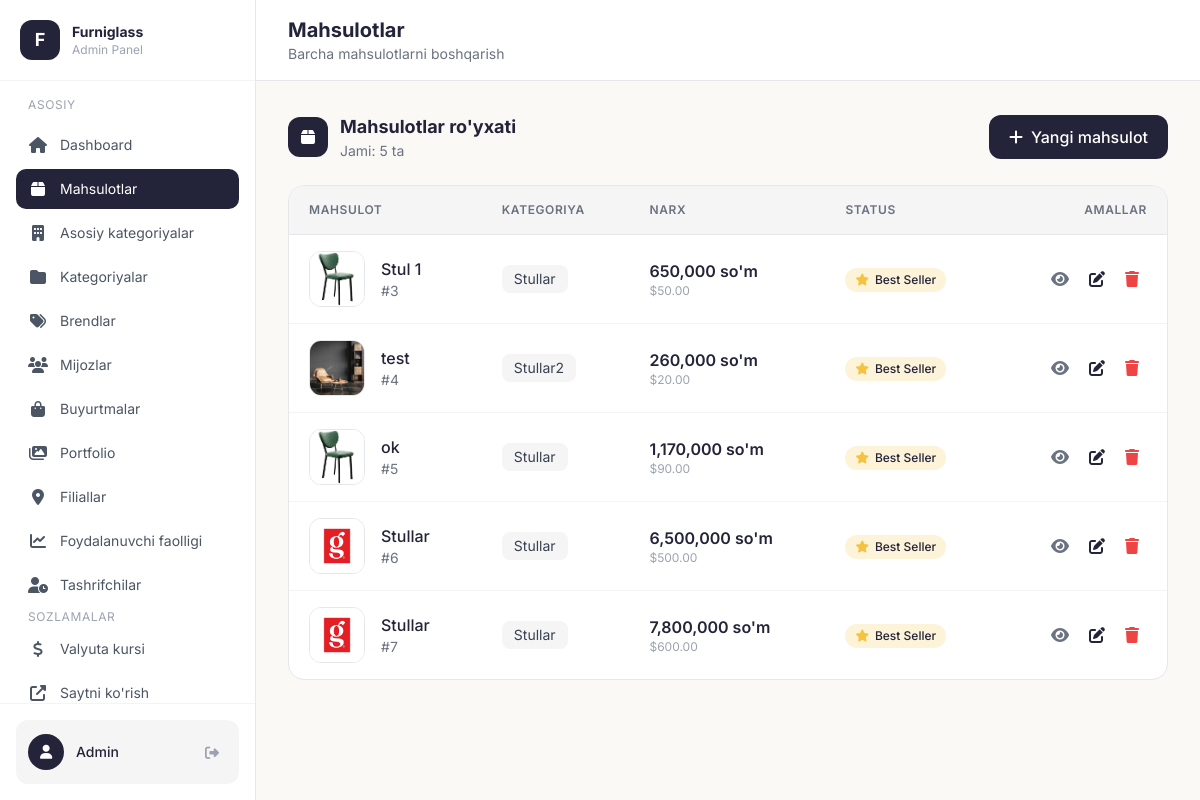
Screenshot of /admin/products (signed in) with the database file from the repository.
### models.py (models this page shows, shortened)
class Product(db.Model):
    id = db.Column(db.Integer, primary_key=True)
    name = db.Column(db.String(200), nullable=False)
    name_uz = db.Column(db.String(200), nullable=False)
    name_ru = db.Column(db.String(200))  # Avtomatik tarjima
    name_en = db.Column(db.String(200))  # Avtomatik tarjima
    description = db.Column(db.Text)
    description_uz = db.Column(db.Text)
    description_ru = db.Column(db.Text)  # Avtomatik tarjima
    description_en = db.Column(db.Text)  # Avtomatik tarjima
    price = db.Column(db.Float, nullable=False)
    discount = db.Column(db.Integer, default=0)  # Chegirma foizi (0-100)
    size = db.Column(db.String(100))
    material = db.Column(db.String(100))
    material_uz = db.Column(db.String(100))
    material_ru = db.Column(db.String(100))  # Avtomatik tarjima
    material_en = db.Column(db.String(100))  # Avtomatik tarjima
    category_id = db.Column(db.Integer, db.ForeignKey('category.id'), nullable=False)
    is_bestseller = db.Column(db.Boolean, default=False)
    warranty = db.Column(db.String(50))
    warranty_uz = db.Column(db.String(50))
    images = db.Column(db.Text)  # JSON string of image paths
    colors = db.Column(db.Text)  # JSON string of color options: [{"name": "Qora", "hex": "#1a1a2e"}, ...]
    created_at = db.Column(db.DateTime, default=datetime.utcnow)

class Category(db.Model):
    id = db.Column(db.Integer, primary_key=True)
    name = db.Column(db.String(100), nullable=False)
    name_uz = db.Column(db.String(100), nullable=False)
    name_ru = db.Column(db.String(100))  # Avtomatik tarjima
    name_en = db.Column(db.String(100))  # Avtomatik tarjima
    slug = db.Column(db.String(100), unique=True, nullable=False)
    image = db.Column(db.String(200))
    main_category_id = db.Column(db.Integer, db.ForeignKey('main_category.id'), nullable=True)
    products = db.relationship('Product', backref='category', lazy=True)

class ExchangeRate(db.Model):
    id = db.Column(db.Integer, primary_key=True)
    value = db.Column(db.Float, nullable=False, default=12000.0)  # 1 USD = 12 000 so'm (default)
    updated_at = db.Column(db.DateTime, default=datetime.utcnow, onupdate=datetime.utcnow)

### app.py (the view)
@app.route('/admin/products')
@login_required
def admin_products():
    products = Product.query.all()
    rate = get_exchange_rate()
    return render_template('admin/products.html', products=products, usd_rate=rate)

### templates/admin/products.html (shortened to what this page needs)
{% extends "admin/base.html" %}
{% block page_title %}Mahsulotlar{% endblock %}
{% block page_subtitle %}Barcha mahsulotlarni boshqarish{% endblock %}
{% block content %}
<div class="flex flex-col sm:flex-row sm:items-center sm:justify-between gap-4 mb-6">
    <div class="flex items-center gap-3">
        <div class="w-10 h-10 bg-[#232339] rounded-xl flex items-center justify-center">
            <i class="fas fa-box text-white"></i>
        </div>
        <div>
            <h2 class="text-lg font-bold text-[#232339]">Mahsulotlar ro'yxati</h2>
            <p class="text-sm text-gray-500">Jami: {{ products|length }} ta</p>
        </div>
    </div>
    <a href="/admin/product/add" class="inline-flex items-center justify-center gap-2 bg-[#232339] hover:bg-black text-white px-5 py-2.5 rounded-xl font-medium transition">
        <i class="fas fa-plus"></i>
        <span>Yangi mahsulot</span>
    </a>
</div>
{% if products %}
<div class="bg-white rounded-2xl border border-gray-200 overflow-hidden">
    <div class="overflow-x-auto">
        <table class="w-full">
            <thead class="bg-[#F5F5F5] border-b border-gray-200">
                <tr>
                    <th class="text-left py-4 px-5 text-xs font-semibold text-gray-500 uppercase tracking-wider">Mahsulot</th>
                    <th class="text-left py-4 px-5 text-xs font-semibold text-gray-500 uppercase tracking-wider hidden md:table-cell">Kategoriya</th>
                    <th class="text-left py-4 px-5 text-xs font-semibold text-gray-500 uppercase tracking-wider">Narx</th>
                    <th class="text-left py-4 px-5 text-xs font-semibold text-gray-500 uppercase tracking-wider hidden sm:table-cell">Status</th>
                    <th class="text-right py-4 px-5 text-xs font-semibold text-gray-500 uppercase tracking-wider">Amallar</th>
                </tr>
            </thead>
            <tbody class="divide-y divide-gray-100">
                {% for product in products %}
                <tr class="hover:bg-gray-50 transition">
                    <td class="py-4 px-5">
                        <div class="flex items-center gap-4">
                            {% if product.images %}
                                {% set images = product.images|from_json %}
                                {% if images %}
                                    <img src="/uploads/{{ images[0] }}" alt="{{ product.name_uz }}" class="w-14 h-14 object-cover rounded-xl border border-gray-200">
                                {% else %}
                                    <div class="w-14 h-14 bg-[#F5F5F5] rounded-xl flex items-center justify-center">
                                        <i class="fas fa-image text-gray-400"></i>
                                    </div>
                                {% endif %}
                            {% else %}
                                <div class="w-14 h-14 bg-[#F5F5F5] rounded-xl flex items-center justify-center">
                                    <i class="fas fa-image text-gray-400"></i>
                                </div>
                            {% endif %}
                            <div>
                                <p class="font-medium text-[#232339]">{{ product.name_uz }}</p>
                                <p class="text-sm text-gray-500">#{{ product.id }}</p>
                            </div>
                        </div>
                    </td>
                    <td class="py-4 px-5 hidden md:table-cell">
                        {% if product.category %}
                            <span class="inline-flex items-center px-3 py-1 rounded-lg bg-[#F5F5F5] text-sm text-gray-700">
                                {{ product.category.name_uz }}
                            </span>
                        {% else %}
                            <span class="text-gray-400">-</span>
                        {% endif %}
                    </td>
                    <td class="py-4 px-5">
                        <div class="flex flex-col">
                            <span class="font-semibold text-[#232339]">
                                {{ "{:,.0f}".format(product.price * usd_rate) }} so'm
                            </span>
                            <span class="text-xs text-gray-400">
                                ${{ "%.2f" % product.price }}
                            </span>
                        </div>
                    </td>
                    <td class="py-4 px-5 hidden sm:table-cell">
                        {% if product.is_bestseller %}
                            <span class="inline-flex items-center gap-1.5 px-2.5 py-1 rounded-full bg-[#F5C242]/20 text-[#232339] text-xs font-medium">
                                <i class="fas fa-star text-[#F5C242]"></i> Best Seller
                            </span>
                        {% else %}
                            <span class="inline-flex items-center gap-1.5 px-2.5 py-1 rounded-full bg-gray-100 text-gray-500 text-xs font-medium">
                                Oddiy
                            </span>
                        {% endif %}
                    </td>
                    <td class="py-4 px-5">
                        <div class="flex items-center justify-end gap-1">
                            <a href="/product/{{ product.id }}" target="_blank" class="p-2 hover:bg-[#F5F5F5] text-gray-500 rounded-lg transition" title="Ko'rish">
                                <i class="fas fa-eye"></i>
                            </a>
                            <a href="/admin/product/{{ product.id }}/edit" class="p-2 hover:bg-[#F5F5F5] text-[#232339] rounded-lg transition" title="Tahrirlash">
                                <i class="fas fa-edit"></i>
                            </a>
                            <form action="/admin/product/{{ product.id }}/delete" method="POST" class="inline" onsubmit="return confirm('Rostdan ham o\'chirmoqchimisiz?');">
                                <button type="submit" class="p-2 hover:bg-red-50 text-red-500 rounded-lg transition" title="O'chirish">
                                    <i class="fas fa-trash"></i>
                                </button>
                            </form>
                        </div>
                    </td>
                </tr>
                {% endfor %}
            </tbody>
        </table>
    </div>
</div>
{% endif %}
{% endblock %}

### templates/admin/base.html (shortened to what this page needs)
<!DOCTYPE html>
<html lang="uz">
<head>
    <script src="https://cdn.tailwindcss.com"></script>
    <link rel="stylesheet" href="https://cdnjs.cloudflare.com/ajax/libs/font-awesome/6.4.0/css/all.min.css">
</head>
<body class="bg-[#FAF9F6] min-h-screen">
    <div class="flex h-screen overflow-hidden">
        <aside class="hidden lg:flex lg:flex-col w-64 bg-white border-r border-gray-200 fixed h-full z-30">
            <div class="p-5 border-b border-gray-100">
                <div class="flex items-center gap-3">
                    <div class="w-10 h-10 bg-[#232339] rounded-xl flex items-center justify-center">
                        <span class="text-white font-bold text-lg">F</span>
                    </div>
                    <div>
                        <h2 class="text-sm font-bold text-[#232339]">Furniglass</h2>
                        <p class="text-xs text-gray-400">Admin Panel</p>
                    </div>
                </div>
            </div>
            <nav class="flex-1 p-4 space-y-1 overflow-y-auto scrollbar-thin">
                <p class="text-xs text-gray-400 uppercase tracking-wider px-3 mb-3">Asosiy</p>
                <a href="/admin" class="nav-item flex items-center gap-3 px-3 py-2.5 text-gray-600 {% if request.endpoint == 'admin_dashboard' %}active{% endif %}">
                    <i class="fas fa-home w-5 text-center"></i>
                    <span class="text-sm">Dashboard</span>
                </a>
                <a href="/admin/products" class="nav-item flex items-center gap-3 px-3 py-2.5 text-gray-600 {% if request.endpoint in ['admin_products', 'admin_product_add', 'admin_product_edit'] %}active{% endif %}">
                    <i class="fas fa-box w-5 text-center"></i>
                    <span class="text-sm">Mahsulotlar</span>
                </a>
                <a href="/admin/main-categories" class="nav-item flex items-center gap-3 px-3 py-2.5 text-gray-600 ">
                    <i class="fas fa-building w-5 text-center"></i>
                    <span class="text-sm">Asosiy kategoriyalar</span>
                </a>
                <a href="/admin/categories" class="nav-item flex items-center gap-3 px-3 py-2.5 text-gray-600 {% if request.endpoint in ['admin_categories', 'admin_category_add', 'admin_category_edit'] %}active{% endif %}">
                    <i class="fas fa-folder w-5 text-center"></i>
                    <span class="text-sm">Kategoriyalar</span>
                </a>
                <a href="/admin/brands" class="nav-item flex items-center gap-3 px-3 py-2.5 text-gray-600 {% if request.endpoint in ['admin_brands', 'admin_brand_add', 'admin_brand_edit'] %}active{% endif %}">
                    <i class="fas fa-tags w-5 text-center"></i>
                    <span class="text-sm">Brendlar</span>
                </a>
                <a href="/admin/clients" class="nav-item flex items-center gap-3 px-3 py-2.5 text-gray-600 {% if request.endpoint in ['admin_clients', 'admin_client_add', 'admin_client_edit'] %}active{% endif %}">
                    <i class="fas fa-users w-5 text-center"></i>
                    <span class="text-sm">Mijozlar</span>
                </a>
                <a href="/admin/orders" class="nav-item flex items-center gap-3 px-3 py-2.5 text-gray-600 {% if request.endpoint == 'admin_orders' %}active{% endif %}">
                    <i class="fas fa-shopping-bag w-5 text-center"></i>
                    <span class="text-sm">Buyurtmalar</span>
                </a>
                <a href="/admin/portfolios" class="nav-item flex items-center gap-3 px-3 py-2.5 text-gray-600 {% if request.endpoint in ['admin_portfolios', 'admin_portfolio_add', 'admin_portfolio_edit'] %}active{% endif %}">
                    <i class="fas fa-images w-5 text-center"></i>
                    <span class="text-sm">Portfolio</span>
                </a>
                <a href="/admin/stores" class="nav-item flex items-center gap-3 px-3 py-2.5 text-gray-600 {% if request.endpoint in ['admin_stores', 'admin_store_add', 'admin_store_edit'] %}active{% endif %}">
                    <i class="fas fa-map-marker-alt w-5 text-center"></i>
                    <span class="text-sm">Filiallar</span>
                </a>
                <a href="/admin/user-activity" class="nav-item flex items-center gap-3 px-3 py-2.5 text-gray-600 {% if request.endpoint == 'admin_user_activity' %}active{% endif %}">
                    <i class="fas fa-chart-line w-5 text-center"></i>
                    <span class="text-sm">Foydalanuvchi faolligi</span>
                </a>
                <a href="/admin/first-visits" class="nav-item flex items-center gap-3 px-3 py-2.5 text-gray-600 {% if request.endpoint == 'admin_first_visits' %}active{% endif %}">
                    <i class="fas fa-user-clock w-5 text-center"></i>
                    <span class="text-sm">Tashrifchilar</span>
                </a>
                <p class="text-xs text-gray-400 uppercase tracking-wider px-3 mb-3 mt-6">Sozlamalar</p>
                <a href="/admin/settings/currency" class="nav-item flex items-center gap-3 px-3 py-2.5 text-gray-600 {% if request.endpoint == 'admin_currency_settings' %}active{% endif %}">
                    <i class="fas fa-dollar-sign w-5 text-center"></i>
                    <span class="text-sm">Valyuta kursi</span>
                </a>
                <a href="/" target="_blank" class="nav-item flex items-center gap-3 px-3 py-2.5 text-gray-600">
                    <i class="fas fa-external-link-alt w-5 text-center"></i>
                    <span class="text-sm">Saytni ko'rish</span>
                </a>
            </nav>
            <div class="p-4 border-t border-gray-100">
                <div class="flex items-center justify-between p-3 rounded-xl bg-[#F5F5F5]">
                    <div class="flex items-center gap-3">
                        <div class="w-9 h-9 bg-[#232339] rounded-full flex items-center justify-center">
                            <i class="fas fa-user text-white text-sm"></i>
                        </div>
                        <span class="text-sm font-medium text-[#232339]">Admin</span>
                    </div>
                    <a href="/admin/logout" class="text-gray-400 hover:text-red-500 transition p-2" title="Chiqish">
                        <i class="fas fa-sign-out-alt text-sm"></i>
                    </a>
                </div>
            </div>
        </aside>
        <main class="flex-1 lg:ml-64 overflow-y-auto">
            <div class="hidden lg:flex items-center justify-between px-8 py-4 bg-white border-b border-gray-200 sticky top-0 z-20">
                <div>
                    <h1 class="text-xl font-bold text-[#232339]">{% block page_title %}Dashboard{% endblock %}</h1>
                    <p class="text-sm text-gray-500">{% block page_subtitle %}Xush kelibsiz{% endblock %}</p>
                </div>
            </div>
            <div class="p-4 lg:p-8 mt-14 lg:mt-0">
                {% block content %}{% endblock %}
            </div>
        </main>
    </div>
</body>
</html>

### rows the page displays
Product: name_uz "Stul 1", id "3", category.name_uz "Stullar", product.price*usd_rate "650,000", price "50.00", is_bestseller True (drawn)
Product: name_uz (picture), name_uz "test", id "4", category.name_uz "Stullar2", product.price*usd_rate "260,000", price "20.00", is_bestseller True (drawn)
Product: name_uz "ok", id "5", category.name_uz "Stullar", product.price*usd_rate "1,170,000", price "90.00", is_bestseller True (drawn)
Product: name_uz "Stullar", id "6", category.name_uz "Stullar", product.price*usd_rate "6,500,000", price "500.00", is_bestseller True (drawn)
Product: name_uz "Stullar", id "7", category.name_uz "Stullar", product.price*usd_rate "7,800,000", price "600.00", is_bestseller True (drawn)

### other values shown
{{ products|length }} "5"
